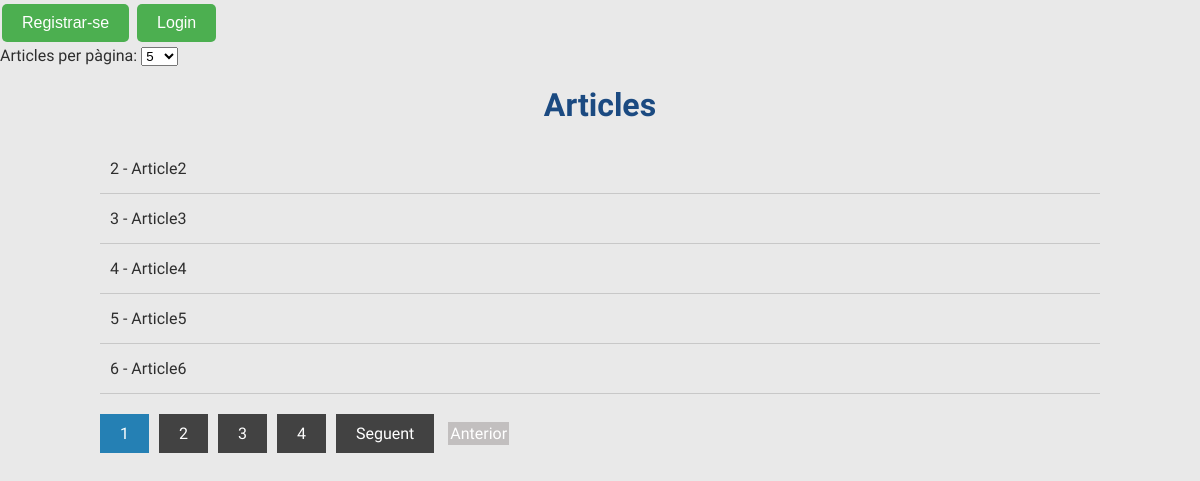
/Controlador/index.php, run on the app's committed database.
### tables this page shows
CREATE TABLE IF NOT EXISTS `articles` (
  `id` int(11) NOT NULL AUTO_INCREMENT,
  `article` text DEFAULT NULL,
  `usuari_id` int(11) DEFAULT NULL,
  PRIMARY KEY (`id`),
  KEY `articles_ibfk_1` (`usuari_id`)
);

### Controlador/index.php (the view, shortened to what this page needs)
<?php
$connexio = connexio();
function paginacio($paginas, $pagina_actual){
    for ($x = 1; $x <= $paginas; $x++) {
        echo '<li class="' . ($x == $pagina_actual ? "active" : "") . '"><a href="index.php?pagina=' . $x . '">' . $x . '</a></li>';
        $nom_pagina = $x;
    }
    if ($pagina_actual != $nom_pagina) {
        $url = "index.php?pagina=" . ($pagina_actual+1);
        echo "<li><a href=\"$url\">Seguent</a></li>\n";
    }else{
        echo '<li class="' . ("disabled") . '">Seguent</li>';
    }
    if($pagina_actual > 1){
        $url = "index.php?pagina=" . ($pagina_actual-1);
        echo "<li><a href=\"$url\">Anterior</a></li>\n";
    }else{
        echo '<li class="' . ("disabled") . '">Anterior</li>';
    }
}
function productes(){
    return $_SESSION['productes'];
}
function mostrar_dades($connexio, $pagina_actual){
    $productes = productes();
    $start = ($pagina_actual - 1) * $productes;
    $statement = $connexio->prepare("SELECT * FROM articles WHERE usuari_id IS NULL LIMIT $start, $productes");
    $statement->execute();
    while ($row = $statement->fetch(PDO::FETCH_ASSOC)) {
        echo '<li>' . $row["id"] . " - " . $row["article"] . '</li>';
    }
}
try {
    $num_total_registros = $connexio->query("SELECT COUNT(*) FROM articles WHERE usuari_id IS NULL")->fetchColumn();
} catch (PDOException $e) {
    echo "Error: " . $e->getMessage();
}
require '../Vista/index.vista.php';
?>

### Model/estils.css (style rules this page uses)
* { margin: 0; padding: 0; -webkit-box-sizing: border-box; -moz-box-sizing: border-box; box-sizing: border-box; }
body { background: #e9e9e9; color: #2e2e2e; font-family: 'Open Sans Condensed', sans-serif; }
.contenidor .articles ul li { padding:15px 10px; border-bottom: 1px solid #c8c8c8; }
.paginacio ul li { display: inline-block; margin-right: 10px; }
.paginacio ul .active a { background: #2580b4; }
.paginacio ul .disabled { background: #c2bfbf; display: inline-block; font-family: 'Open Sans Condensed', sans-serif; padding: 2px 2px; cursor:not-allowed; color:#fff; text-decoration: none; }
.paginacio ul li a { display: inline-block; font-family: 'Open Sans Condensed', sans-serif; padding: 10px 20px; background: #424242; color:#fff; text-decoration: none; }

### data on the page
articles: id "2", article "Article2"
articles: id "3", article "Article3"
articles: id "4", article "Article4"
articles: id "5", article "Article5"
articles: id "6", article "Article6"
